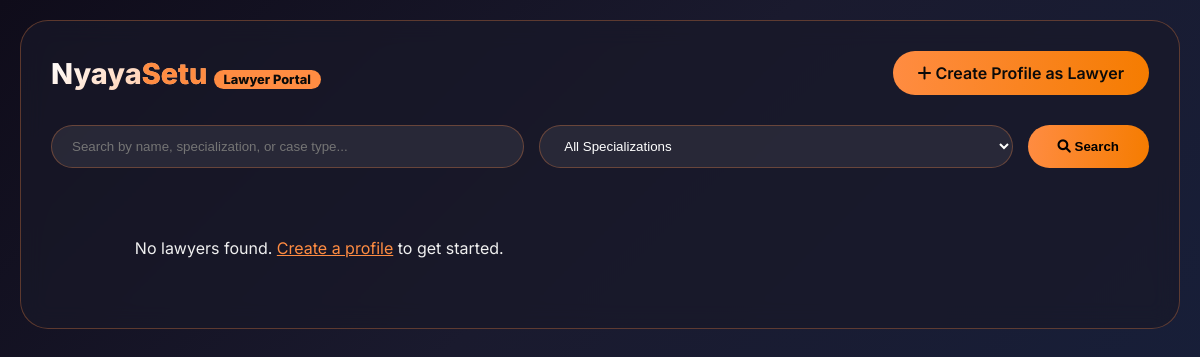
/lawyer/, run on an earlier commit of the app's database.
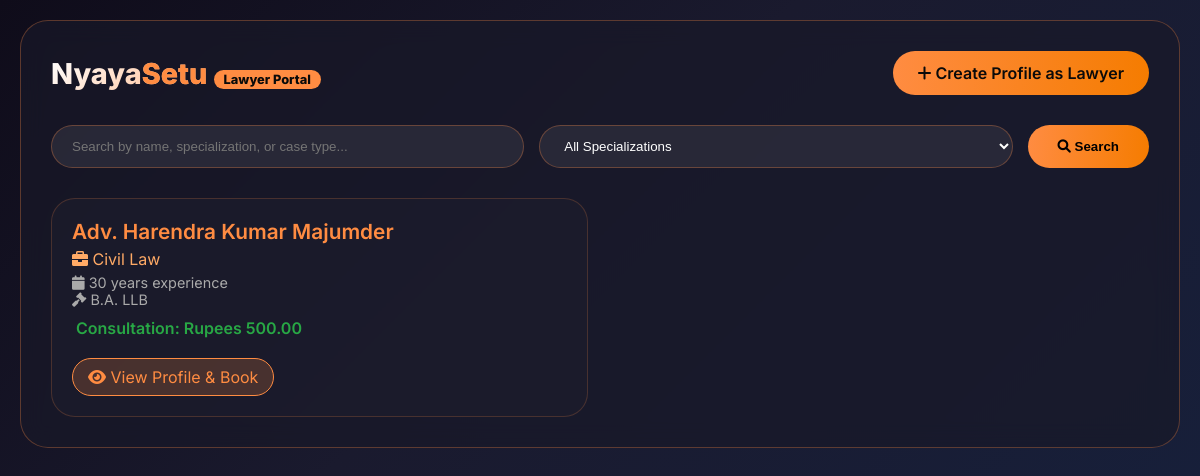
And on a later commit of the database.
### lawyer/models.py (models this page shows, shortened)
class Lawyer(models.Model):
    SPECIALIZATION_CHOICES = [
        ('Criminal', 'Criminal Law'),
        ('Civil', 'Civil Law'),
        ('Cyber', 'Cyber Law'),
        ('Corporate', 'Corporate Law'),
        ('Family', 'Family Law'),
        ('Property', 'Property Law'),
        ('Consumer', 'Consumer Law'),
        ('Labor', 'Labor Law'),
        ('Tax', 'Tax Law'),
    ]
    name = models.CharField(max_length=100)
    email = models.EmailField()
    phone = models.CharField(max_length=15)
    degree = models.CharField(max_length=200, help_text="LLB, LLM, etc.")
    specialization = models.CharField(max_length=50, choices=SPECIALIZATION_CHOICES)
    experience = models.IntegerField(help_text="Years of experience")
    bio = models.TextField(blank=True, null=True)
    cases_handled = models.TextField(blank=True, null=True, help_text="Types of cases handled")
    bar_council_id = models.CharField(max_length=50, unique=True)
    certificate = models.FileField(upload_to='lawyer_certificates/', blank=True, null=True)
    is_verified = models.BooleanField(default=False)
    consultation_fee = models.DecimalField(max_digits=10, decimal_places=2, default=500)
    rating = models.FloatField(default=0)
    created_at = models.DateTimeField(auto_now_add=True)

### lawyer/views.py (the view)
# urls.py: path('', views.lawyer_portal, name='lawyer_portal'),
def lawyer_portal(request):
    lawyers = Lawyer.objects.filter(is_verified=True).order_by('-created_at')
    search_query = request.GET.get('search', '')
    specialization = request.GET.get('specialization', '')
    if search_query:
        lawyers = lawyers.filter(
            models.Q(name__icontains=search_query) |
            models.Q(specialization__icontains=search_query) |
            models.Q(cases_handled__icontains=search_query)
        )
    if specialization:
        lawyers = lawyers.filter(specialization=specialization)
    context = {
        'lawyers': lawyers,
        'specializations': Lawyer.SPECIALIZATION_CHOICES,
        'search_query': search_query,
    }
    return render(request, 'lawyer/lawyer_portal.html', context)

### lawyer/templates/lawyer/lawyer_portal.html (shortened to what this page needs)
<!DOCTYPE html>
{% load static %}
<html lang="en">
<head>
  <link rel="stylesheet" href="https://cdnjs.cloudflare.com/ajax/libs/font-awesome/6.0.0-beta3/css/all.min.css">
</head>
<body>
  <div class="container">
    <div class="glass-card">
      <div class="header">
        <div class="logo">Nyaya<span style="color:#ff8c42;">Setu</span> <span style="background:#ff8c42; color:#0a0a0a; padding:2px 10px; border-radius:20px; font-size:0.8rem;">Lawyer Portal</span></div>
        <a href="{% url 'create_lawyer_profile' %}" class="create-btn"><i class="fas fa-plus"></i> Create Profile as Lawyer</a>
      </div>
      <form class="search-box" method="GET">
        <input type="text" name="search" placeholder="Search by name, specialization, or case type..." value="{{ search_query }}">
        <select name="specialization">
          <option value="">All Specializations</option>
        </select>
        <button type="submit" class="search-btn"><i class="fas fa-search"></i> Search</button>
      </form>
      <div class="lawyer-grid">
        {% for lawyer in lawyers %}
        <div class="lawyer-card">
          <div class="lawyer-name">Adv. {{ lawyer.name }}</div>
          <div class="specialization"><i class="fas fa-briefcase"></i> {{ lawyer.get_specialization_display }}</div>
          <div class="experience"><i class="fas fa-calendar"></i> {{ lawyer.experience }} years experience</div>
          <div class="experience"><i class="fas fa-gavel"></i> {{ lawyer.degree }}</div>
          <div class="fee"> Consultation: Rupees {{ lawyer.consultation_fee }}</div>
          <a href="{% url 'lawyer_detail' lawyer.id %}" class="btn-detail"><i class="fas fa-eye"></i> View Profile & Book</a>
        </div>
        {% empty %}
        <p style="text-align:center; padding:40px;">No lawyers found. <a href="{% url 'create_lawyer_profile' %}" style="color:#ff8c42;">Create a profile</a> to get started.</p>
        {% endfor %}
      </div>
    </div>
  </div>
</body>
</html>

What changed in the data, as far as the page shows it:
added Lawyer: name "Harendra Kumar Majumder", specialization "Civil Law", experience "30", degree "B.A. LLB", consultation_fee "500.00"
Also different on the page:
text no longer shown: "No lawyers found. Create a profile to get started."
